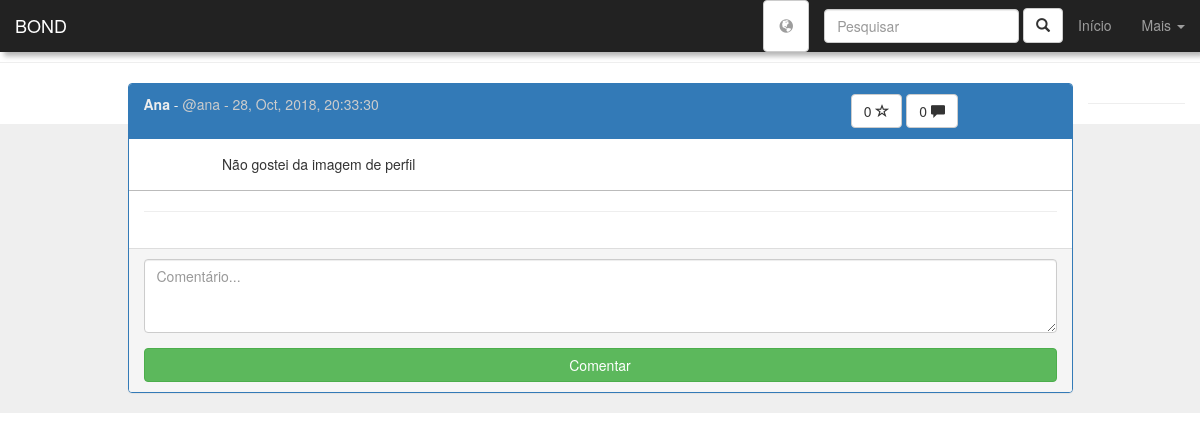
The page /see_post.php?p=5 (signed in) on the database as committed earlier.
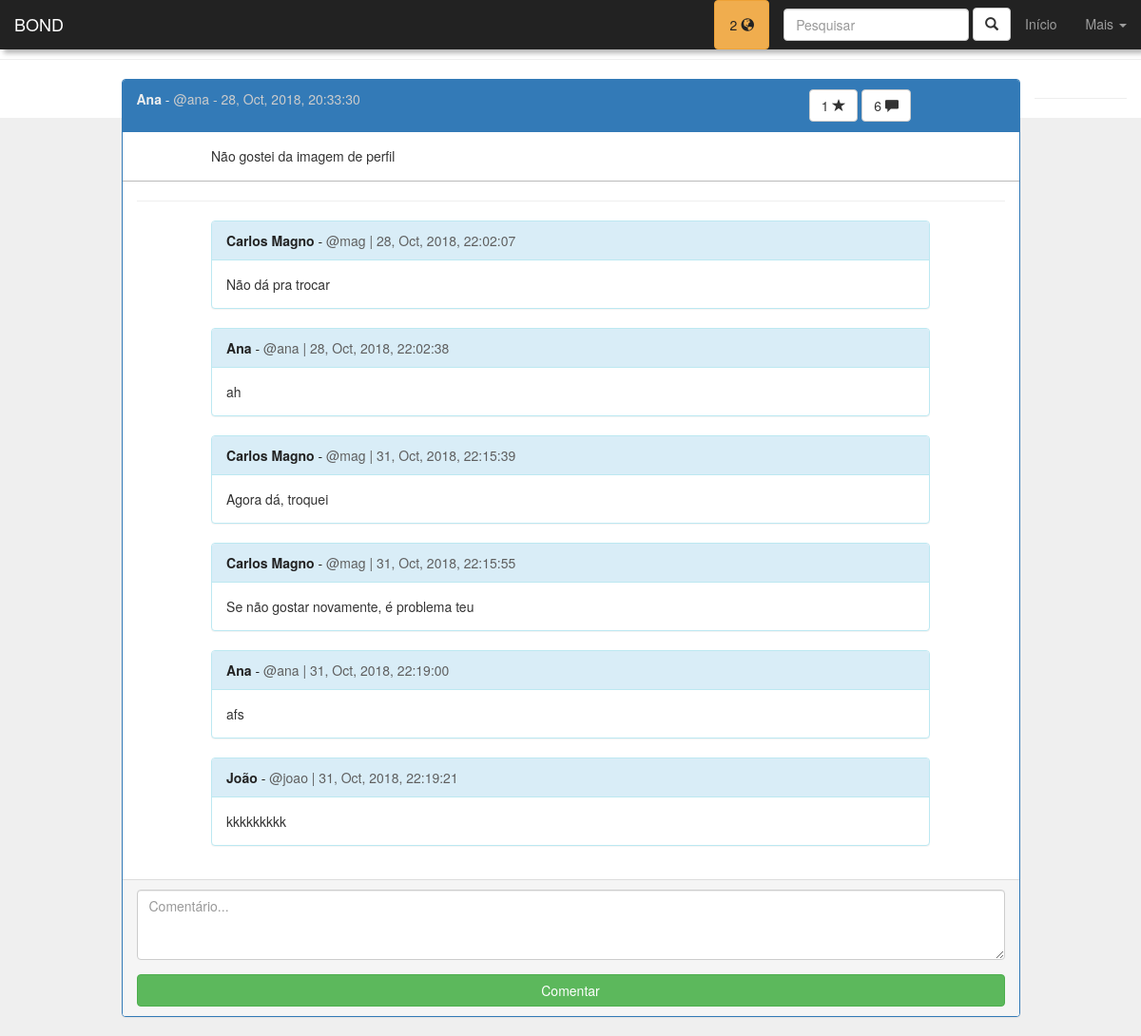
The same page on the database as committed later.
### tables this page shows
CREATE TABLE IF NOT EXISTS `posts` (
  `id_post` int(11) NOT NULL AUTO_INCREMENT,
  `user` int(11) NOT NULL,
  `community` int(11) NOT NULL,
  `post_text` text NOT NULL,
  `post_pic` varchar(200) DEFAULT NULL,
  `r_date` datetime DEFAULT CURRENT_TIMESTAMP,
  `likes` int(11) DEFAULT '0',
  PRIMARY KEY (`id_post`)
);

CREATE TABLE IF NOT EXISTS `users` (
  `id_user` int(11) NOT NULL AUTO_INCREMENT,
  `username` varchar(20) NOT NULL,
  `first_name` varchar(60) NOT NULL,
  `last_name` varchar(80) NOT NULL,
  `birthday` date NOT NULL,
  `profile_pic` varchar(200) DEFAULT 'assets/img/default-user-icon.png',
  `passwd` varchar(32) NOT NULL,
  `r_date` datetime NOT NULL DEFAULT CURRENT_TIMESTAMP,
  `gender` enum('M','F','O') DEFAULT NULL,
  `stars` int(11) DEFAULT '0',
  PRIMARY KEY (`id_user`)
);

CREATE TABLE IF NOT EXISTS `comments` (
  `id_comment` int(11) NOT NULL AUTO_INCREMENT,
  `user` int(11) NOT NULL,
  `post` int(11) NOT NULL,
  `comment_text` text NOT NULL,
  `r_date` datetime DEFAULT CURRENT_TIMESTAMP,
  PRIMARY KEY (`id_comment`)
);

### see_post.php (the view, shortened to what this page needs)
<?php
$id_user = $_SESSION["id_user"];
$id_post = $_GET["p"];
$conn = connect();
$sql = "SELECT *, date_format(posts.r_date, '%d, %b, %Y, %T') as data_f FROM posts
JOIN users ON posts.user = users.id_user
JOIN communities ON posts.community = communities.id_community
WHERE id_post = '$id_post'";
if($query = mysqli_query($conn, $sql)){
    $post = mysqli_fetch_assoc($query);
}else{
    header("location:home.php");
}
$conn = connect();
$sql = "SELECT COUNT(*) as qnt FROM notifications WHERE user = $id_user AND seen = 'n'";
if($q = mysqli_query($conn, $sql)){
  $notifications = mysqli_fetch_assoc($q)["qnt"];
}else{
  $notifications = 0;
}
?>
<!DOCTYPE html>
<html lang="PT-BR">
  <head>
    <link href="css/bootstrap.min.css" rel="stylesheet">
    <link rel="stylesheet" href="css/pattern.css">
  </head>
<body>
<nav class="navbar navbar-inverse navbar-fixed-top" id="navbar-menu">
  <div class="container-fluid">
    <div class="navbar-header">
      <a class="navbar-brand" href="#">BOND</a>
    </div>
    <div class="collapse navbar-collapse" id="bs-example-navbar-collapse-1">
      <ul class="nav navbar-nav navbar-right">
      <li>
      <?php
        if($notifications>0){
          echo '<a href="notifications.php" class="btn btn-warning" id="dark-text-nav">'.$notifications
          .' <span class="glyphicon glyphicon-globe"></span></a>';
        }else{
          echo '<a href="notifications.php" class="btn btn-default"><span class="glyphicon glyphicon-globe"></span></a>';
        }
        ?></li><li>
    <form class="navbar-form navbar-right" onsubmit="return false">
      <div class="form-group">
        <input type="text" id="nav-search-input" class="form-control" placeholder="Pesquisar" value="<?php if(isset($_GET["q"])){echo $_GET["q"];} ?>">
      </div>
      <a id="nav-search-submit" class="btn btn-default"><label class="glyphicon glyphicon-search"></label></a>
    </form>
      </li>
        <li><a href="home.php">Início</a></li>
        <li class="dropdown">
          <a href="#" class="dropdown-toggle" data-toggle="dropdown"
          role="button" aria-haspopup="true" aria-expanded="false">Mais <span class="caret"></span></a>
        </li>
      </ul>
    </div>
  </div>
</nav>
<hr><hr><hr>
<div class="container">
<div class="row">
    <div class="col-lg-10 col-lg-offset-1">
        <div class="panel panel-primary">
            <div class="panel-heading">
                <div class="row">
                    <div class="col-lg-8">
                        <?php
                        if($post["id_user"]==$id_user){
                            echo "<a href='profile.php'".' class="gray-text-link">
                            <strong>'.$post["first_name"].'</strong>
                            - <span class="gray-text">@'.$post["username"].' - '.$post["data_f"].'</span></a>';
                        }else{
                            echo "<a href='see_profile.php?p=".$post["id_user"]."' class='gray-text-link'>
                            <strong>".$post["first_name"].'</strong>
                            - <span class="gray-text">@'.$post["username"].' - '.$post["data_f"].'</span></a>';
                        }
                        ?>
                    </div>
                    <div class="col-lg-3 col-lg-offset-1">
                        <?php
                        $conn = connect();
                        $sql = "SELECT count(*) as comments FROM comments WHERE post = $id_post";
                        if($q = mysqli_query($conn, $sql)){
                            $comments_qnt = mysqli_fetch_assoc($q)["comments"];
                        }else{
                            $comments_qnt = '';
                        }
                        $conn = connect();
                        $sql = "SELECT * FROM likes WHERE post = ".$post["id_post"]." AND user = $id_user";
                        if(isset(mysqli_fetch_assoc(mysqli_query($conn, $sql))["post"])){
                            echo "<a href='like_post.php?p=$id_post&m=unlike&l=see_post.php?p=$id_post'
                            title='Gostei' class='btn btn-default' id='like-btn'>".$post["likes"]." <span class='glyphicon glyphicon-star'>
                            </span></a>";
                           }else{
                             echo "<a href='like_post.php?p=$id_post&m=like&l=see_post.php?p=$id_post'
                              title='Não gostei' class='btn btn-default' id='like-btn'>".$post["likes"]." <span class='glyphicon glyphicon-star-empty'>
                              </span></a>";
                           }
                           echo " <a href='see_post.php?p=$id_post#commentInput'
                            title='Comentar' class='btn btn-default' id='like-btn'>$comments_qnt <span class='glyphicon glyphicon-comment'>
                            </span></a>";
                        ?>
                    </div>
                </div>
            </div>
            <div class="panel-body">
                <div class="row border-bottom">
                    <div class="col-lg-10 col-lg-offset-1">
                        <p><?php echo $post["post_text"] ?></p>
                    </div>
                </div>
                <hr>
                <div class="row">
                    <div class="col-lg-10 col-lg-offset-1">
                        <?php
                        $conn = connect();
                        $sql = "SELECT *, date_format(comments.r_date, '%d, %b, %Y, %T') as data_f FROM comments
                        JOIN users ON user = users.id_user
                        WHERE post = $id_post ORDER BY data_f ASC";
                        if($query = mysqli_query($conn, $sql)){
                            $comments = array();
                            while($comment = mysqli_fetch_assoc($query)){
                                $comments[] = $comment;
                            }
                            usort($comments, "organizer");
                            foreach($comments as $comment){
                                echo "<div class='panel panel-info'>";
                                echo '<div class="panel-heading">';
                                if($comment["user"]==$id_user){
                                    echo "<a href='profile.php'".' class="dark-text-link">
                                    <strong>'.$comment["first_name"].'</strong>
                                    - <span class="dark-text">@'.$comment["username"].' | '.$comment["data_f"].'</span></a>';
                                   }else{
                                       echo "<a href='see_profile.php?p=".$comment["user"]."' class='dark-text-link'>
                                    <strong>".$comment["first_name"].'</strong>
                                    - <span class="dark-text">@'.$comment["username"].' | '.$comment["data_f"].'</span></a>';
                                   }
                                echo '</div>';
                                echo '<div class="panel-body">';
                                echo $comment["comment_text"];
                                echo '</div>';
                                echo '</div>';
                            }
                        }
                        ?>
                    </div>
                </div>
            </div>
            <div class="panel-footer">
                <form method="post">
                  <div class="form-group">
                    <textarea class="form-control" id="commentInput" name="input_txt" rows='3' placeholder="Comentário..." maxLength="550"></textarea>
                  </div>
                  <button type="submit" class="btn btn-success btn-block">Comentar</button>
                </form>
            </div>
        </div>
    </div>
    <hr>
</div>
</body>
</html>

### css/pattern.css (style rules this page uses)
.gray-text { color: #ccc; }
.gray-text-link { color: #eee; }
.dark-text { color: #5f5f5f; }
.dark-text-link { color: #222; }
.border-bottom { padding-bottom: 6px; border-bottom: solid 1px #bbb; }
#navbar-menu { border-bottom: none; box-shadow: 4px 4px 5px rgba(10,10,10,0.3); color: #bbb; }
#dark-text-nav { color: #222; }

Rows that differ between the two databases and show on the page:
changed posts "Não gostei da imagem de perfil": likes "0" → "1"
added comments: users.first_name "Carlos Magno", users.username "mag", data_f "28, Oct, 2018, 22:02:07", comment_text "Não dá pra trocar"
added comments: users.first_name "Ana", users.username "ana", data_f "28, Oct, 2018, 22:02:38", comment_text "ah"
added comments: users.first_name "Carlos Magno", users.username "mag", data_f "31, Oct, 2018, 22:15:39", comment_text "Agora dá, troquei"
added comments: users.first_name "Carlos Magno", users.username "mag", data_f "31, Oct, 2018, 22:15:55", comment_text "Se não gostar novamente, é problema teu"
added comments: users.first_name "Ana", users.username "ana", data_f "31, Oct, 2018, 22:19:00", comment_text "afs"
added comments: users.first_name "João", users.username "joao", data_f "31, Oct, 2018, 22:19:21", comment_text "kkkkkkkkk"
Other text that changed with them:
$notifications: (not shown) → "2"
$comments_qnt: "0" → "6"
